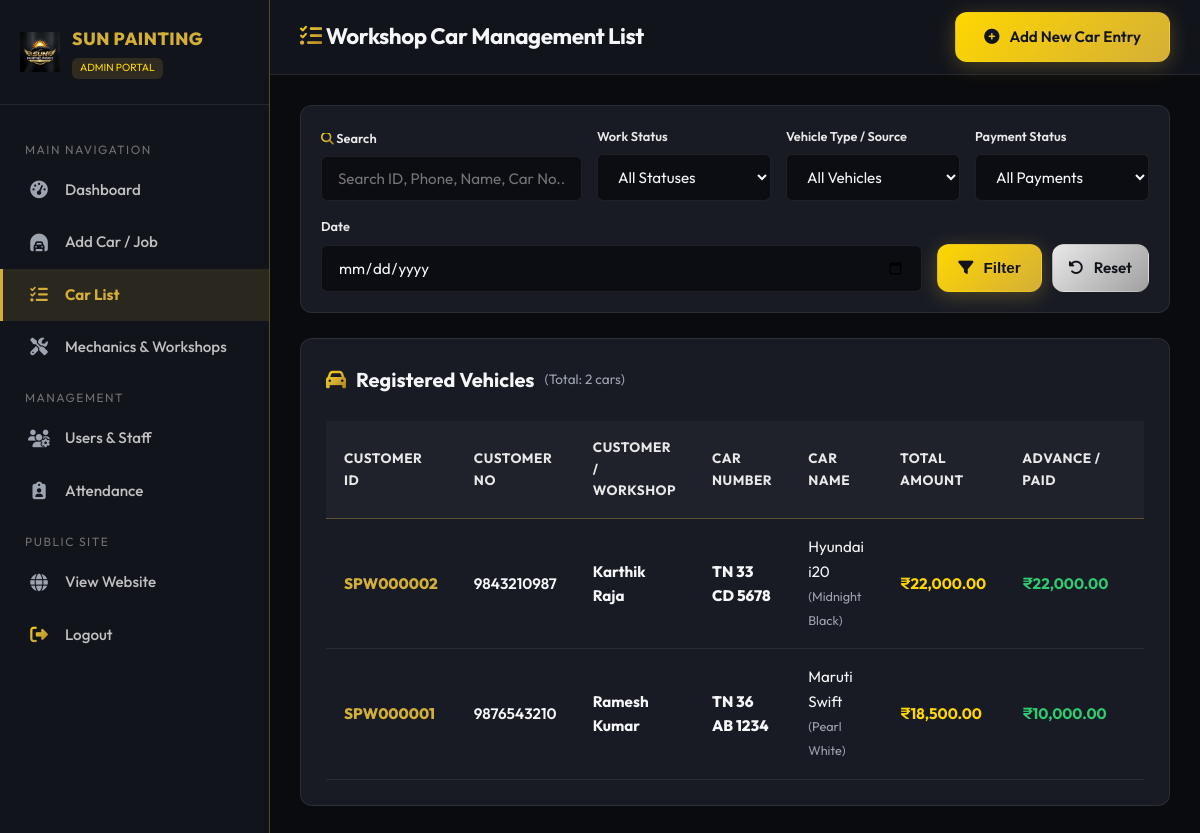
Page /admin/car_list.php (signed in) on the committed database.
### tables this page shows
CREATE TABLE IF NOT EXISTS `cars` (
  `id` INT AUTO_INCREMENT PRIMARY KEY,
  `customer_id` VARCHAR(50) NOT NULL,
  `car_number` VARCHAR(50) NOT NULL,
  `car_name` VARCHAR(100) NOT NULL,
  `car_color` VARCHAR(50) NOT NULL,
  `is_mechanic_vehicle` ENUM('No', 'Yes') NOT NULL DEFAULT 'No',
  `mechanic_name` VARCHAR(100) NULL,
  `workshop_name` VARCHAR(100) NULL,
  `mechanic_contact` VARCHAR(20) NULL,
  `mechanic_location` VARCHAR(150) NULL,
  `customer_contact` VARCHAR(20) NULL,
  `estimate_amount` DECIMAL(10,2) NOT NULL DEFAULT 0.00,
  `total_amount` DECIMAL(10,2) NOT NULL DEFAULT 0.00,
  `final_amount` DECIMAL(10,2) NOT NULL DEFAULT 0.00,
  `advance_amount` DECIMAL(10,2) NOT NULL DEFAULT 0.00,
  `mechanic_total_amount` DECIMAL(10,2) NOT NULL DEFAULT 0.00,
  `mechanic_given_amount` DECIMAL(10,2) NOT NULL DEFAULT 0.00,
  `mechanic_balance_amount` DECIMAL(10,2) NOT NULL DEFAULT 0.00,
  `balance_amount` DECIMAL(10,2) NOT NULL DEFAULT 0.00,
  `payment_status` ENUM('Pending', 'Partial', 'Paid') NOT NULL DEFAULT 'Pending',
  `status` ENUM('New', 'Inspection', 'Denting', 'Painting', 'Polishing', 'Extra Work', 'Completed', 'Delivered') NOT NULL DEFAULT 'New',
  `created_by` INT NULL,
  `created_at` TIMESTAMP DEFAULT CURRENT_TIMESTAMP,
  `updated_at` TIMESTAMP DEFAULT CURRENT_TIMESTAMP ON UPDATE CURRENT_TIMESTAMP,
  INDEX `idx_car_customer_id` (`customer_id`),
  INDEX `idx_car_number` (`car_number`),
  INDEX `idx_car_status` (`status`),
  INDEX `idx_payment_status` (`payment_status`),
  CONSTRAINT `fk_cars_customer` FOREIGN KEY (`customer_id`) REFERENCES `customers` (`customer_id`) ON DELETE CASCADE ON UPDATE CASCADE
);

CREATE TABLE IF NOT EXISTS `customers` (
  `id` INT AUTO_INCREMENT PRIMARY KEY,
  `customer_id` VARCHAR(50) NOT NULL UNIQUE,
  `customer_no` VARCHAR(20) NOT NULL,
  `alternate_phone` VARCHAR(20) NULL,
  `customer_name` VARCHAR(100) NOT NULL,
  `city` VARCHAR(100) NULL,
  `created_at` TIMESTAMP DEFAULT CURRENT_TIMESTAMP,
  `updated_at` TIMESTAMP DEFAULT CURRENT_TIMESTAMP ON UPDATE CURRENT_TIMESTAMP,
  INDEX `idx_customer_id` (`customer_id`),
  INDEX `idx_customer_no` (`customer_no`)
);

### includes/auth.php (called while the page is built, shortened)
<?php
function e($string) {
    return htmlspecialchars($string ?? '', ENT_QUOTES, 'UTF-8');
}
function formatRupee($amount) {
    return '₹' . number_format((float)$amount, 2);
}

### admin/car_list.php (the view, shortened to what this page needs)
<?php
require_once __DIR__ . '/../includes/admin_auth.php';
$search = trim($_GET['search'] ?? '');
$dateFilter = trim($_GET['date'] ?? '');
$page = max(1, (int)($_GET['page'] ?? 1));
$limit = 10;
$offset = ($page - 1) * $limit;
$where = ["1=1"];
$params = [];
$whereSql = implode(" AND ", $where);
$countStmt = $pdo->prepare("SELECT COUNT(*) FROM cars c JOIN customers cust ON c.customer_id = cust.customer_id WHERE {$whereSql}");
$countStmt->execute($params);
$totalRecords = $countStmt->fetchColumn();
$query = "SELECT c.*, cust.customer_name, cust.customer_no
          FROM cars c
          JOIN customers cust ON c.customer_id = cust.customer_id
          WHERE {$whereSql}
          ORDER BY c.id DESC
          LIMIT {$limit} OFFSET {$offset}";
$stmt = $pdo->prepare($query);
$stmt->execute($params);
$cars = $stmt->fetchAll();
?>
<!DOCTYPE html>
<html lang="en">
<head>
  <link rel="stylesheet" href="https://cdnjs.cloudflare.com/ajax/libs/font-awesome/6.4.0/css/all.min.css">
  <link rel="stylesheet" href="../assets/css/style.css">
  <link rel="stylesheet" href="../assets/css/dashboard.css">
</head>
<body>
<div class="app-wrapper">
  <aside class="sidebar">
    <div class="sidebar-header">
      <img src="../assets/images/logo.png" alt="Logo" class="sidebar-logo">
      <div>
        <div class="sidebar-brand-name">SUN PAINTING</div>
        <span class="sidebar-role-badge">ADMIN PORTAL</span>
      </div>
    </div>
    <ul class="sidebar-menu">
      <li class="sidebar-menu-category">Main Navigation</li>
      <li class="sidebar-item">
        <a href="dashboard.php"><i class="fa-solid fa-gauge-high"></i> Dashboard</a>
      </li>
      <li class="sidebar-item">
        <a href="add_car.php"><i class="fa-solid fa-car-tunnel"></i> Add Car / Job</a>
      </li>
      <li class="sidebar-item active">
        <a href="car_list.php"><i class="fa-solid fa-list-check"></i> Car List</a>
      </li>
      <li class="sidebar-item">
        <a href="mechanics.php"><i class="fa-solid fa-screwdriver-wrench"></i> Mechanics & Workshops</a>
      </li>
      <li class="sidebar-menu-category">Management</li>
      <li class="sidebar-item">
        <a href="users.php"><i class="fa-solid fa-users-gear"></i> Users & Staff</a>
      </li>
      <li class="sidebar-item">
        <a href="attendance.php"><i class="fa-solid fa-clipboard-user"></i> Attendance</a>
      </li>
      <li class="sidebar-menu-category">Public Site</li>
      <li class="sidebar-item">
        <a href="../index.php" target="_blank"><i class="fa-solid fa-globe"></i> View Website</a>
      </li>
      <li class="sidebar-item">
        <a href="../logout.php"><i class="fa-solid fa-right-from-bracket text-gold"></i> Logout</a>
      </li>
    </ul>
  </aside>
  <main class="main-content">
    <header class="top-bar">
      <h1 class="top-bar-title"><i class="fa-solid fa-list-check text-gold"></i> Workshop Car Management List</h1>
      <a href="add_car.php" class="btn btn-gold"><i class="fa-solid fa-plus-circle"></i> Add New Car Entry</a>
    </header>
    <div class="content-body">
      <div class="card-box" style="padding: 20px; margin-bottom: 25px;">
        <form action="car_list.php" method="GET" style="display: flex; gap: 15px; flex-wrap: wrap; align-items: flex-end;">
          <div style="flex: 1.5; min-width: 220px;">
            <label class="form-label" style="font-size: 0.8rem;"><i class="fa-solid fa-search text-gold"></i> Search</label>
            <input type="text" name="search" class="form-control" placeholder="Search ID, Phone, Name, Car No..." value="<?php echo e($search); ?>">
          </div>
          <div style="flex: 1; min-width: 140px;">
            <label class="form-label" style="font-size: 0.8rem;">Work Status</label>
            <select name="status" class="form-control">
              <option value="">All Statuses</option>
            </select>
          </div>
          <div style="flex: 1; min-width: 150px;">
            <label class="form-label" style="font-size: 0.8rem;">Vehicle Type / Source</label>
            <select name="type" class="form-control">
              <option value="">All Vehicles</option>
            </select>
          </div>
          <div style="flex: 1; min-width: 140px;">
            <label class="form-label" style="font-size: 0.8rem;">Payment Status</label>
            <select name="payment" class="form-control">
              <option value="">All Payments</option>
            </select>
          </div>
          <div style="flex: 1; min-width: 130px;">
            <label class="form-label" style="font-size: 0.8rem;">Date</label>
            <input type="date" name="date" class="form-control" value="<?php echo e($dateFilter); ?>">
          </div>
          <div style="display: flex; gap: 10px;">
            <button type="submit" class="btn btn-gold" style="padding: 11px 20px;"><i class="fa-solid fa-filter"></i> Filter</button>
            <a href="car_list.php" class="btn btn-silver" style="padding: 11px 16px;"><i class="fa-solid fa-rotate-left"></i> Reset</a>
          </div>
        </form>
      </div>
      <div class="card-box">
        <div class="card-box-header">
          <div class="card-box-title">
            <i class="fa-solid fa-car text-gold"></i> Registered Vehicles
            <span style="font-size: 0.85rem; color: var(--text-muted); font-weight: normal;">(Total: <?php echo $totalRecords; ?> cars)</span>
          </div>
        </div>
        <div class="table-responsive">
          <table class="custom-table">
            <thead>
              <tr>
                <th>Customer ID</th>
                <th>Customer No</th>
                <th>Customer / Workshop</th>
                <th>Car Number</th>
                <th>Car Name</th>
                <th>Total Amount</th>
                <th>Advance / Paid</th>
                <th>Balance Due</th>
              </tr>
            </thead>
            <tbody>
              <?php if (empty($cars)): ?>
                <tr>
                  <td colspan="11" style="text-align: center; color: var(--text-muted); padding: 40px;">No vehicle job records match your search query.</td>
                </tr>
              <?php else: ?>
                <?php foreach ($cars as $c): ?>
                  <tr>
                    <td style="font-weight: 800; color: var(--gold-primary);"><?php echo e($c['customer_id']); ?></td>
                    <td style="font-weight: 600;"><?php echo e($c['customer_no']); ?></td>
                    <td>
                      <div style="font-weight: 700;"><?php echo e($c['customer_name']); ?></div>
                    </td>
                    <td style="font-weight: 800;"><?php echo e($c['car_number']); ?></td>
                    <td><?php echo e($c['car_name']); ?> <small style="color: var(--text-muted);">(<?php echo e($c['car_color']); ?>)</small></td>
                    <td style="font-weight: 700; color: var(--gold-light);"><?php echo formatRupee($c['total_amount']); ?></td>
                    <td style="font-weight: 700; color: #2ECC71;"><?php echo formatRupee($c['advance_amount'] > 0 ? $c['advance_amount'] : $c['final_amount']); ?></td>
                    <td style="font-weight: 700; color: #E74C3C;"><?php echo formatRupee($c['balance_amount']); ?></td>
                  </tr>
                <?php endforeach; ?>
              <?php endif; ?>
            </tbody>
          </table>
        </div>
      </div>
    </div>
  </main>
</div>
</body>
</html>

### assets/css/style.css (style rules this page uses)
:root { --bg-primary: #0A0B0E; --bg-secondary: #12141C; --bg-card: #181B24; --bg-card-hover: #202430; --gold-primary: #D4AF37; --gold-light: #FFD700; --gold-dark: #9A7B1C; --gold-glow: rgba(212, 175, 55, 0.25); --silver-primary: #C0C0C0; --silver-light: #E8E8E8; --silver-dark: #707070; --text-main: #F5F6F8; --text-muted: #9DA4B0; --text-dark: #12141C; --border-gold: rgba(212, 175, 55, 0.35); --border-light: rgba(255, 255, 255, 0.08); --shadow-gold: 0 10px 30px rgba(212, 175, 55, 0.15); --shadow-card: 0 12px 32px rgba(0, 0, 0, 0.4); --radius-sm: 6px; --radius-md: 12px; --radius-lg: 20px; --radius-full: 9999px; --transition: all 0.3s cubic-bezier(0.16, 1, 0.3, 1); }
* { margin: 0; padding: 0; box-sizing: border-box; }
html { scroll-behavior: smooth; font-family: 'Outfit', 'Plus Jakarta Sans', sans-serif; background-color: var(--bg-primary); color: var(--text-main); }
body { overflow-x: hidden; line-height: 1.6; }
h1, h2, h3, h4, h5, h6 { font-weight: 700; letter-spacing: -0.02em; color: var(--text-main); }
.text-gold { color: var(--gold-primary); background: linear-gradient(135deg, #FFD700 0%, #D4AF37 50%, #AA7C11 100%); -webkit-background-clip: text; -webkit-text-fill-color: transparent; }
.btn { display: inline-flex; align-items: center; justify-content: center; gap: 10px; padding: 12px 28px; font-size: 0.95rem; font-weight: 600; border-radius: var(--radius-md); text-decoration: none; cursor: pointer; transition: var(--transition); border: 1px solid transparent; }
.btn-gold { background: linear-gradient(135deg, #FFD700 0%, #D4AF37 100%); color: var(--text-dark); box-shadow: 0 4px 20px rgba(212, 175, 55, 0.3); }
.btn-silver { background: linear-gradient(135deg, #E8E8E8 0%, #A0A0A0 100%); color: var(--text-dark); }

### rows in the picture
cars: customer "SPW000002", customers.customer_no "9843210987", customers.customer_name "Karthik Raja", car_number "TN 33 CD 5678", car_name "Hyundai i20", car_color "Midnight Black", total_amount "₹22,000.00", advance_amount+final_amount "₹22,000.00"
cars: customer "SPW000001", customers.customer_no "9876543210", customers.customer_name "Ramesh Kumar", car_number "TN 36 AB 1234", car_name "Maruti Swift", car_color "Pearl White", total_amount "₹18,500.00", advance_amount+final_amount "₹10,000.00"

### other values in the picture
$totalRecords "2"
